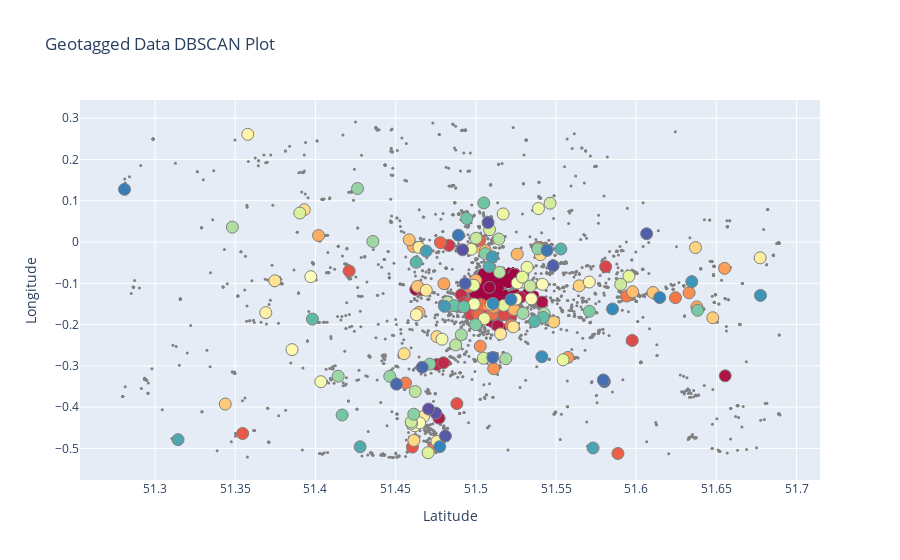

Here is the notebook cell this chart was saved with:
### Markdown cell above
#### To plot the DBSCAN result

### Code cell
# Convet matplotlib colormap to plotly
def matplotlib_to_plotly(cmap, pl_entries): # cmap - colormap; pl_entries = number of Plotly colorscale entries
    h = 1.0/(pl_entries-1)
    pl_colorscale = []
    
    for k in range(pl_entries):
        C = list(map(np.uint8, np.array(cmap(k*h)[:3])*255))
        pl_colorscale.append('rgb'+str((C[0], C[1], C[2])))
        
    return pl_colorscale


# Show plot
unique_labels = clustered_df.cluster_num.unique()
colors = matplotlib_to_plotly(plt.cm.Spectral, len(unique_labels))
DBSCAN_plot = go.Figure()

for k,col in zip(unique_labels, colors):
    # Check if label number is 0, then create noisy points 
    if k == 0:
        col = 'gray'
        c = clustered_df[clustered_df.cluster_num == 0]
        
        DBSCAN_plot.add_trace(go.Scatter(
            x=c.lat,
            y=c.lon,
            mode='markers',
            name='noise',
            marker=dict(size=3, color=col),
            hoverinfo='none'
        ))
        
    # Check the remaining clusters
    else:
        col = col
        c = clustered_df[clustered_df.cluster_num == k]
        lat = c.lat
        lon = c.lon
        cent_lat = c.cent_lat.unique()
        cent_lon = c.cent_lon.unique()
        
        # Bokeh plot
        DBSCAN_plot.add_trace(go.Scatter(
            x=lat,
            y=lon,
            mode='markers',
            name='point',
            marker=dict(size=5, color=col),
            text=c.photo_id.apply(lambda id: f'photo_id: {id}'),
            hoverinfo='none',
            showlegend=False
        ))
        DBSCAN_plot.add_trace(go.Scatter(
            x=cent_lat,
            y=cent_lon,
            mode='markers',
            name='centroid',
            text=f'cluster: {k}',
            marker=dict(
                size=12,
                color=col,
                line=dict(color='gray', width=1)
            ),
            hoverinfo='x+y+name+text'
        ))
        
        
DBSCAN_plot.update_layout(
    title='Geotagged Data DBSCAN Plot',
    hovermode='closest',
    showlegend=False,
    xaxis=dict(title='Latitude', zeroline=False),
    yaxis=dict(title='Longitude', zeroline=False)
)

DBSCAN_plot.show()
